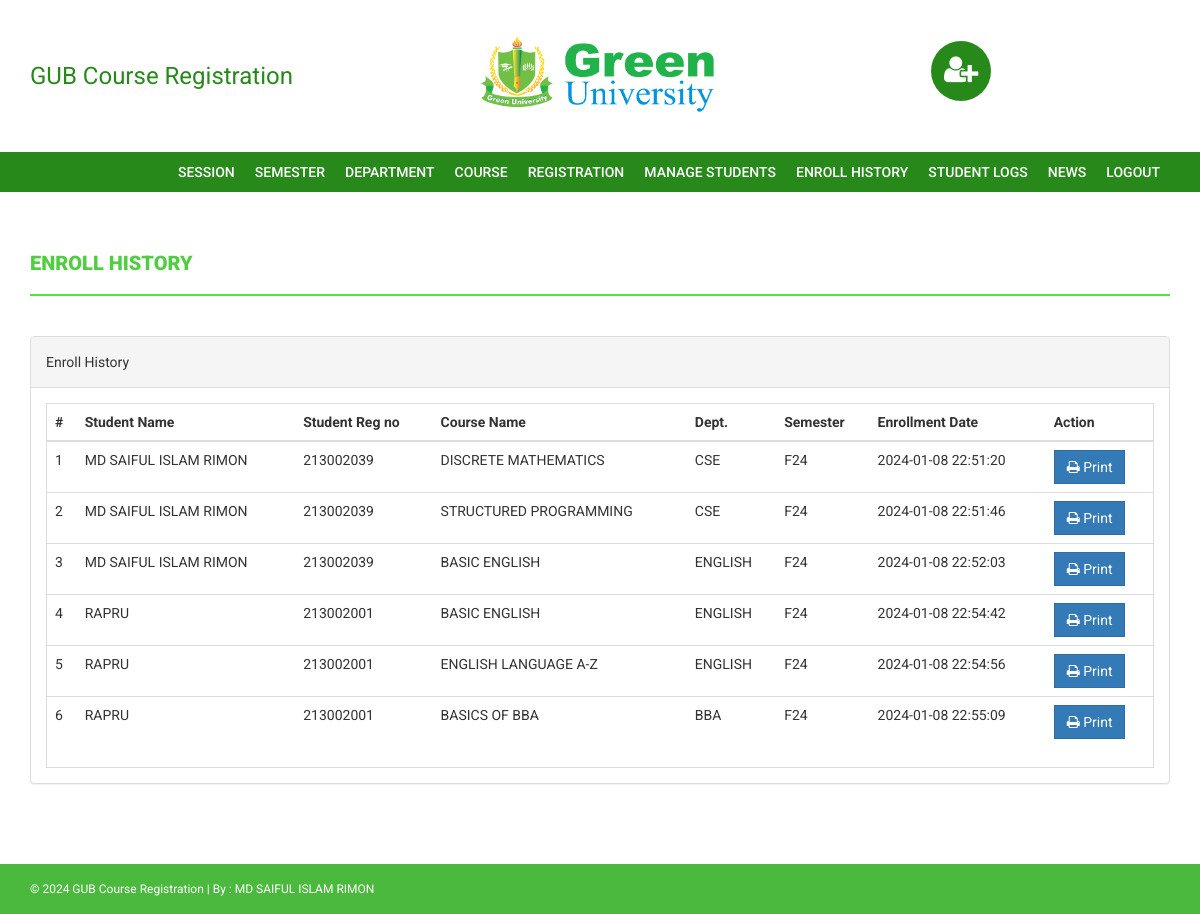
Page /admin/enroll-history.php (signed in) on the committed database.
### tables this page shows
CREATE TABLE `courseenrolls` (
  `id` int(11) NOT NULL,
  `studentRegno` varchar(255) DEFAULT NULL,
  `pincode` varchar(255) DEFAULT NULL,
  `session` int(11) DEFAULT NULL,
  `department` int(11) DEFAULT NULL,
  `level` int(11) DEFAULT NULL,
  `semester` int(11) DEFAULT NULL,
  `course` int(11) DEFAULT NULL,
  `enrollDate` timestamp NULL DEFAULT current_timestamp()
);

CREATE TABLE `students` (
  `StudentRegno` varchar(255) NOT NULL,
  `studentPhoto` varchar(255) DEFAULT NULL,
  `password` varchar(255) DEFAULT NULL,
  `studentName` varchar(255) DEFAULT NULL,
  `pincode` varchar(255) DEFAULT NULL,
  `session` varchar(255) DEFAULT NULL,
  `department` varchar(255) DEFAULT NULL,
  `semester` varchar(255) DEFAULT NULL,
  `cgpa` decimal(10,2) DEFAULT NULL,
  `creationdate` timestamp NULL DEFAULT current_timestamp(),
  `updationDate` varchar(255) DEFAULT NULL,
  `department_id` int(11) DEFAULT NULL
);

CREATE TABLE `course` (
  `id` int(11) NOT NULL,
  `courseCode` varchar(255) DEFAULT NULL,
  `courseName` varchar(255) DEFAULT NULL,
  `department` int(11) NOT NULL,
  `courseUnit` varchar(255) DEFAULT NULL,
  `noofSeats` int(11) DEFAULT NULL,
  `creationDate` timestamp NULL DEFAULT current_timestamp(),
  `updationDate` varchar(255) DEFAULT NULL
);

CREATE TABLE `department` (
  `id` int(11) NOT NULL,
  `department` varchar(255) DEFAULT NULL,
  `creationDate` timestamp NULL DEFAULT current_timestamp()
);

CREATE TABLE `semester` (
  `id` int(11) NOT NULL,
  `semester` varchar(255) DEFAULT NULL,
  `creationDate` timestamp NULL DEFAULT current_timestamp(),
  `updationDate` varchar(255) DEFAULT NULL
);

### admin/enroll-history.php (the view, shortened to what this page needs)
<?php
if(strlen($_SESSION['alogin'])==0)
    {
header('location:index.php');
}
else{
?>
<!DOCTYPE html>
<html xmlns="http://www.w3.org/1999/xhtml">
<head>
    <link href="../assets/css/bootstrap.css" rel="stylesheet" />
    <link href="../assets/css/font-awesome.css" rel="stylesheet" />
    <link href="../assets/css/style.css" rel="stylesheet" />
</head>
<body>
<?php include('includes/header.php');?>
<?php if($_SESSION['alogin']!="")
{
 include('includes/menubar.php');
}
 ?>
    <div class="content-wrapper">
        <div class="container">
              <div class="row">
                    <div class="col-md-12">
                        <h1 class="page-head-line">Enroll History  </h1>
                    </div>
                </div>
                <div class="row" >
                <div class="col-md-12">
                    <div class="panel panel-default">
                        <div class="panel-heading">
                           Enroll History
                        </div>
                        <div class="panel-body">
                            <div class="table-responsive table-bordered">
                                <table class="table">
                                    <thead>
                                        <tr>
                                            <th>#</th>
                                                 <th>Student Name </th>
                                                    <th>Student Reg no </th>
                                            <th>Course Name </th>
                                            <th>Dept. </th>
                                                <th>Semester</th>
                                             <th>Enrollment Date</th>
                                             <th>Action</th>
                                        </tr>
                                    </thead>
                                    <tbody>
<?php
$sql=mysqli_query($con,"select courseenrolls.course as cid, course.courseName as courname,session.session as session,department.department as dept,courseenrolls.enrollDate as edate ,semester.semester as sem,students.studentName as sname,students.StudentRegno as sregno from courseenrolls join course on course.id=courseenrolls.course join session on session.id=courseenrolls.session join department on department.id=courseenrolls.department   join semester on semester.id=courseenrolls.semester join students on students.StudentRegno=courseenrolls.studentRegno ");
$cnt=1;
while($row=mysqli_fetch_array($sql))
{
?>
                                        <tr>
                                            <td><?php echo $cnt;?></td>
                                              <td><?php echo htmlentities($row['sname']);?></td>
                                            <td><?php echo htmlentities($row['sregno']);?></td>
                                            <td><?php echo htmlentities($row['courname']);?></td>
                                            <td><?php echo htmlentities($row['dept']);?></td>
                                            <td><?php echo htmlentities($row['sem']);?></td>
                                             <td><?php echo htmlentities($row['edate']);?></td>
                                            <td>
                                            <a href="print.php?id=<?php echo $row['cid']?>" target="_blank">
<button class="btn btn-primary"><i class="fa fa-print "></i> Print</button> </a>
                                            </td>
                                        </tr>
<?php
$cnt++;
} ?>
                                    </tbody>
                                </table>
                            </div>
                        </div>
                    </div>
                </div>
            </div>
        </div>
    </div>
  <?php include('includes/footer.php');?>
</body>
</html>
<?php } ?>

### assets/css/style.css (style rules this page uses)
body { font-family: 'Roboto', sans-serif; line-height: 30px; }
.content-wrapper { margin-top: 40px; min-height: 600px; padding-bottom: 60px; }
.page-head-line { font-weight: 900; padding-bottom: 20px; border-bottom: 2px solid #51e53d; text-transform: uppercase; color: #50CE40; font-size: 20px; margin-bottom: 40px; }
.btn { border-radius: 0px; -webkit-border-radius: 0px; -moz-border-radius: 0px; }

### rows in the picture
courseenrolls: studentRegno.studentName "MD SAIFUL ISLAM RIMON", studentRegno.StudentRegno "213002039", course.courseName "DISCRETE MATHEMATICS", department.department "CSE", semester.semester "F24", enrollDate "2024-01-08 22:51:20"
courseenrolls: studentRegno.studentName "MD SAIFUL ISLAM RIMON", studentRegno.StudentRegno "213002039", course.courseName "STRUCTURED PROGRAMMING", department.department "CSE", semester.semester "F24", enrollDate "2024-01-08 22:51:46"
courseenrolls: studentRegno.studentName "MD SAIFUL ISLAM RIMON", studentRegno.StudentRegno "213002039", course.courseName "BASIC ENGLISH", department.department "ENGLISH", semester.semester "F24", enrollDate "2024-01-08 22:52:03"
courseenrolls: studentRegno.studentName "RAPRU", studentRegno.StudentRegno "213002001", course.courseName "BASIC ENGLISH", department.department "ENGLISH", semester.semester "F24", enrollDate "2024-01-08 22:54:42"
courseenrolls: studentRegno.studentName "RAPRU", studentRegno.StudentRegno "213002001", course.courseName "ENGLISH LANGUAGE A-Z", department.department "ENGLISH", semester.semester "F24", enrollDate "2024-01-08 22:54:56"
courseenrolls: studentRegno.studentName "RAPRU", studentRegno.StudentRegno "213002001", course.courseName "BASICS OF BBA", department.department "BBA", semester.semester "F24", enrollDate "2024-01-08 22:55:09"
